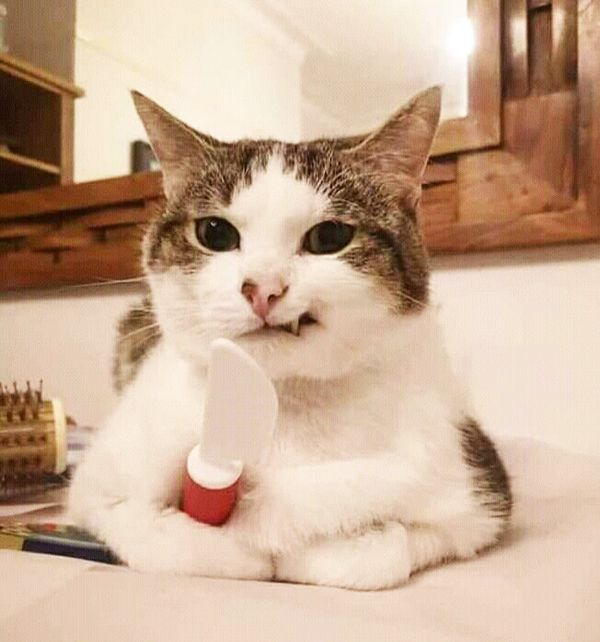
#> input picture CPV/code_at_home/cat.jpg, 600 x 642 px, found by its file name
$ jupyter execute --allow-errors opencvintro.ipynb   (shell and % lines are left out)
#> lines starting #> are read from the running program, lines starting #| are printed output that depends on the picture
### Opencv là thư viện máy tính nguồn mở nhằm vào thị giác máy tính .
#### Thị giác máy tính chỉ có nghĩa là sử dụng máy tính để phân tích hình ảnh và video tương tự như cách con người dùng mắt .
### opencv là thư viện má nguồn mở viết bằng c++ bơi intel năm 1999
### Các thuật toán phổ biến trong openCV : phát hiện và theo dõi đối tượng đã được tích hợp sẵn trong thư viện

[cell 1]
import numpy as np
import matplotlib.pyplot as plt

[cell 2]
import cv2

[cell 3]
img = cv2.imread('D:/SUM25/CPV/code_at_home/cat.jpg')
#> img is the input picture: shape (642, 600, 3); mean B, G, R 149.2, 172.8, 201.8

[cell 4]
type(img)

[cell 5]
img.shape
plt.imshow(img)

[cell 6]
plt.imshow(img)

###### thứ tự đọc màu của matplotlib khác opencv nên
# MATPLOTLIN --> RGB RED --> GREEN --> BLUE
# OPENCV --> BLUE GREEN RED

[cell 7]
plt.imshow(img)
plt.show()

[cell 8]
img_rgb = cv2.cvtColor(img, cv2.COLOR_BGR2RGB)
plt.imshow(img_rgb)
plt.show()

#### doi mau con meo

[cell 9]
img_grey = cv2.cvtColor(img,cv2.COLOR_BGR2GRAY)
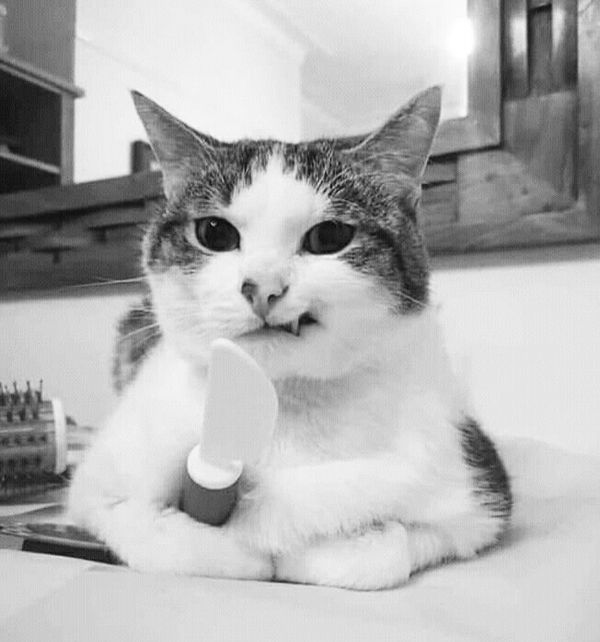
#> img_grey: shape (642, 600); min 4, max 255, mean 178.8
plt.imshow(img_grey)

#### fix size anh

[cell 10]
img.shape
new_img = cv2.resize(img, (600, 300))
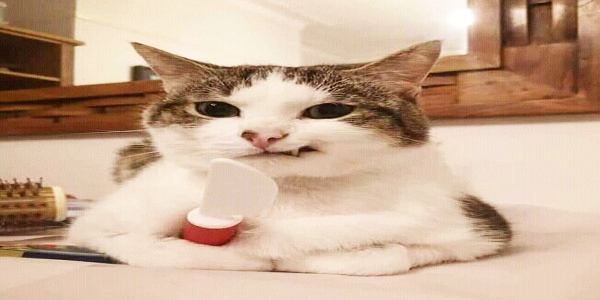
#> new_img: shape (300, 600, 3); mean B, G, R 149.1, 172.7, 201.7
plt.imshow(new_img)
plt.show()
print(new_img)
#> (printed output is left out)

[cell 11]
new_img = cv2.flip(img, -1)
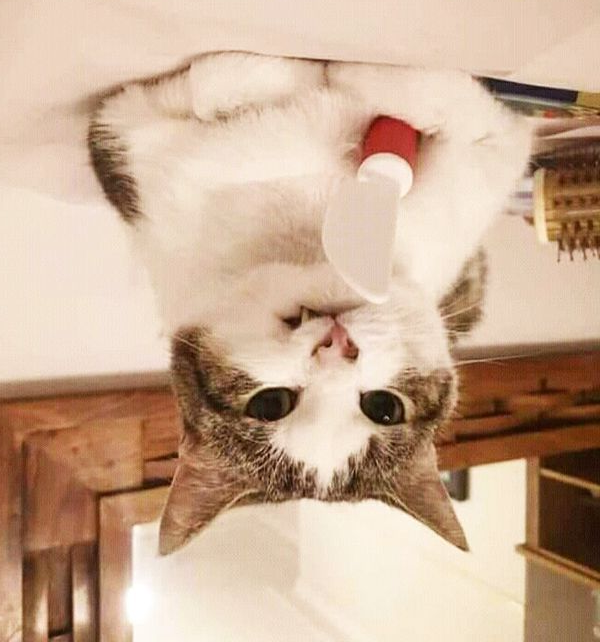
#> new_img: shape (642, 600, 3); mean B, G, R 149.2, 172.8, 201.8
plt.imshow(new_img)
plt.show()

[cell 12]
plt.imshow(img_rgb)
plt.show()

#### hàm calcHist quan trọng để vẽ biểu đồ histgram
biểu đồ histogram là đếm số lượng kênh màu

[cell 13]
colors = ('b', 'g', 'r')
for i, color in enumerate(colors):
    hist = cv2.calcHist([img_rgb], [i], None, [256], [0,256])
    plt.plot(hist, color=color)
plt.title('Histogram các kênh màu')
plt.xlabel('Giá trị pixel')
plt.ylabel('Số lượng')
plt.show()
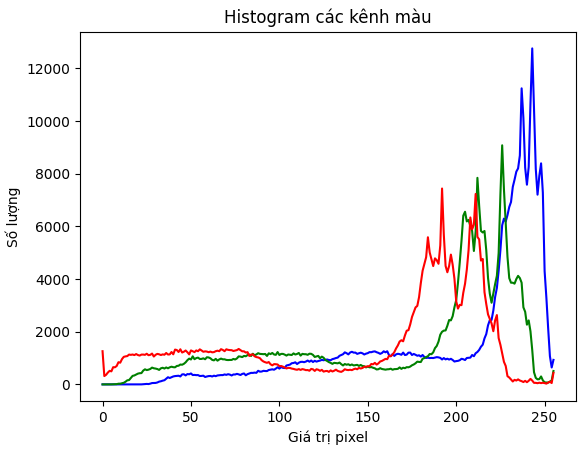
#> figure drawn by matplotlib, 1 panel; curve peaks at x = 243, y = 12761; curve peaks at x = 226, y = 9081; curve peaks at x = 192, y = 7440

[cell 14]
count = np.zeros(256)
for i in range(img_rgb.shape[0]):
    for j in range(img_rgb.shape[1]):
        value = img_rgb[i][j]
        count[value[0]] += 1
#> after the loop, count = 256 values, max 12761 at index 243, min 0 at index 0, mean 1504.7

[cell 15]
plt.plot(count)
plt.plot(count, color='r')
plt.show()
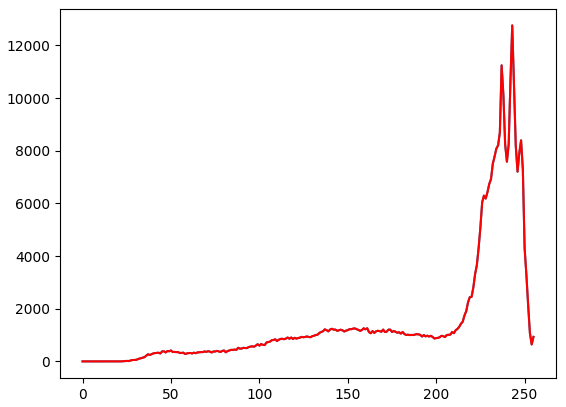
#> figure drawn by matplotlib, 1 panel; curve peaks at x = 243, y = 12761; curve peaks at x = 243, y = 12761

[cell 16]
count = np.zeros(256)
count1 = np.zeros(256)
count2 = np.zeros(256)
for i in range(img_rgb.shape[0]):
    for j in range(img_rgb.shape[1]):
        count[img_rgb[i][j][0]] += 1
        count1[img_rgb[i][j][1]] += 1
        count2[img_rgb[i][j][2]] += 1
plt.plot(count, color='b')
plt.plot(count1, color='g')
plt.plot(count2, color='r')
plt.show()
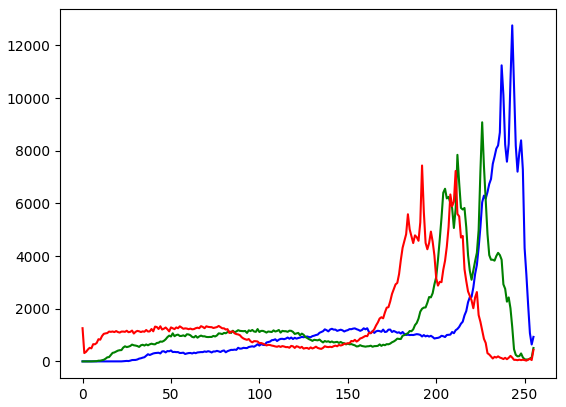
#> figure drawn by matplotlib, 1 panel; curve peaks at x = 243, y = 12761; curve peaks at x = 226, y = 9081; curve peaks at x = 192, y = 7440

[cell 17]
hist = cv2.calcHist([img_rgb], [0], None, [256], [0, 256])
#> hist has the same summary as count
calmuter = np.zeros_like(hist)
#> calmuter = 256 values from 0 to 0
for i in range(len(calmuter)):
    calmuter[i] = hist[:i].sum()
#> after the loop, calmuter = 256 values from 0 to 384269
plt.plot(calmuter, color='b')
plt.show()
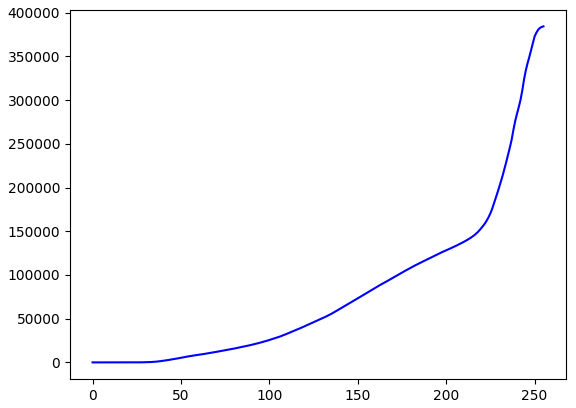
#> figure drawn by matplotlib, 1 panel; curve peaks at x = 255, y = 384269
